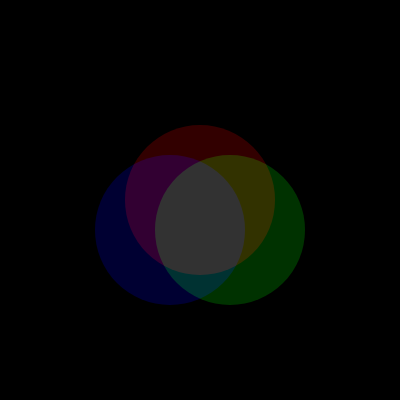
Frame 1 (no input)
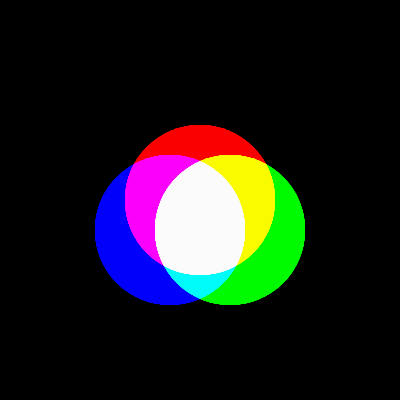
Frame 60 (no input)
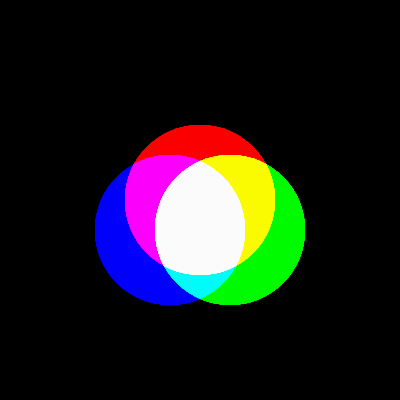
Frame 120 (the mouse pressed at the canvas centre since frame 60)

The p5.js sketch that drew these frames (run headless with seeded random() and noise() and a simulated clock; from frame 60 on, the mouse is pressed at the canvas centre):

// p5.js sketch
// ── sketch.js
function setup() {
  createCanvas(400, 400);
}

function draw() {
  background(0);
  blendMode(LIGHTEST)
  noStroke()
  strokeWeight(4)
  fill(255, 0, 0, 50)
  circle(200, 200, 150)
  fill(0, 255, 0, 50)
  circle(230, 230, 150)
  fill(0, 0, 255, 50)
  circle(170, 230, 150)
}
